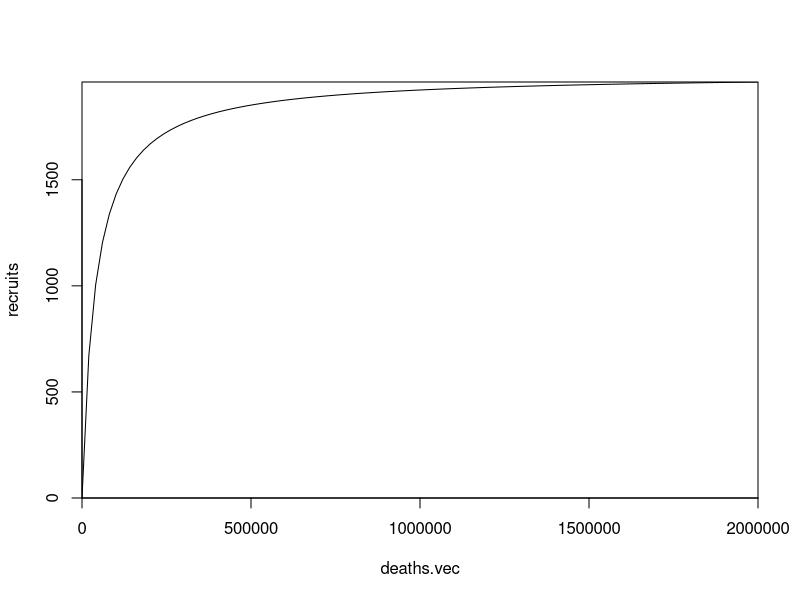
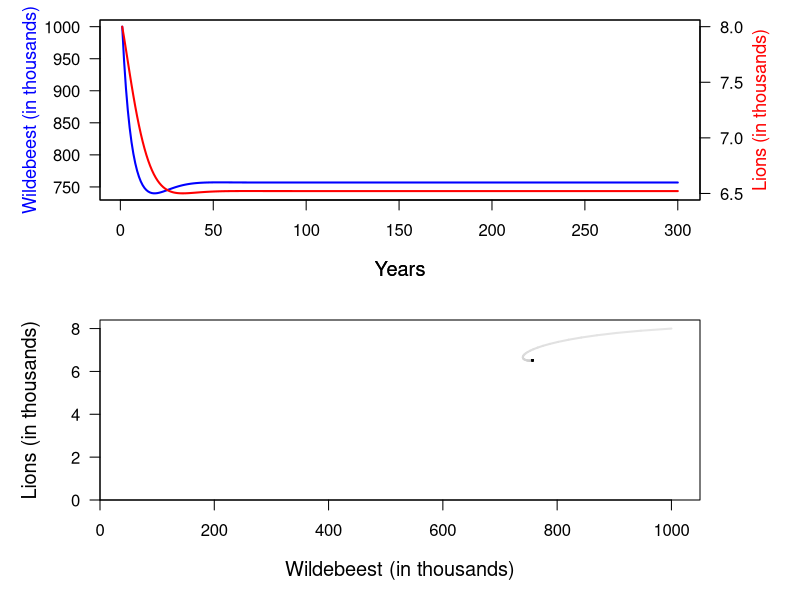

Here is the R script that generated these plots, in order:
#================================================================
#Lab 5 for FISH458: PART 3 predator self-limitation
#Building a predator-prey model in R
#Using the sliders in Rstudio to explore the effect of changing 
#model parameters.
#Written by Trevor A. Branch, tbranch@uw.edu
#based on earlier R code by Cole Monnahan
#Started on 29 April 2013
#================================================================

#shape of the predator self-limitation plot
self.limitation.plot <-  function(a=0.05,c=2000) {
   n <- 100
   deaths.vec <- seq(0,2000000,length.out=n)
   recruits <- vector(length=n)
   for (i in 1:n) {
      recruits[i] <- a*deaths.vec[i]/(1+a/c*deaths.vec[i])
   }
   plot(x=deaths.vec, y=recruits, type="l", xaxs="i", yaxs="i")
}
self.limitation.plot()


#predator prey with limitation on births
predator.prey <- function(wild0, wildK, lion0, killrate, assimil, nyears, 
                          wildr=0.2, lionsurv=0.8,  
                          arrow.length=0.0, maxbirths=2000) {
   #define variables to store the numbers of wildebeest and lions in each year
   N.wild <- vector(length=nyears)
   N.lions <- vector(length=nyears)
   
   #set the numbers of wildebeest and lions in the first year
   N.wild[1] <- wild0
   N.lions[1] <- lion0
   
   #calculate the number of wildebeest and lions in each year
   for (i in 1:(nyears-1)) {
      deaths <- N.wild[i]*(1-exp(-1*killrate*N.lions[i]))
      N.wild[i+1] <- N.wild[i]+wildr*N.wild[i]*(1-N.wild[i]/wildK)-deaths
      N.lions[i+1] <- lionsurv*N.lions[i]+ assimil*deaths/(1+assimil*deaths/maxbirths)
   }
   
   #make some space below and to the left for the axes, create a 2x1 plot area
   par(mfrow=c(2,1), oma=c(0,0,0,0), mar=c(5,5,1,5))
   
   #plot numbers by year
   plot(x=1:nyears, y=N.wild/1000, type="l", lwd=2, col="blue",
        ylab="", xlab="Years", cex.lab=1.2, las=1)
   par(new=T)  #plot on the same plot
   plot(x=1:nyears, y=N.lions/1000, type="l", lwd=2, col="red", yaxt="n", xaxt="n", 
        ylab="", xlab="Years", cex.lab=1.2)   #suppress axis
   axis(side=4, las=1)  #put another axis on the right for lions
   mtext(side=2, "Wildebeest (in thousands)", line=3, cex=1.1, col="blue")
   mtext(side=4, "Lions (in thousands)", line=2.5, cex=1.1, col="red")
   
   #phase plane, first create an empty plot with axes 5% bigger than the data and labels for the axes
   plot(x=1, y=1, type="n", xaxs="i", yaxs="i", las=1, 
        xlim=c(0,1.05*max(N.wild))/1000, ylim=c(0,1.05*max(N.lions))/1000, 
        ylab="Lions (in thousands)", xlab="Wildebeest (in thousands)", cex.lab=1.2)
   #plot a series of arrows getting darker with the years
   #to show arrows, make arrow.length=0.07
   arrows(x0=N.wild[-nyears]/1000, x1=N.wild[-1]/1000, y0=N.lions[-nyears]/1000, y1=N.lions[-1]/1000, lwd=2, 
               length=arrow.length, col=gray(0.9*(nyears:1)/nyears))
}
predator.prey(wild0=1000000, lion0=8000, wildr=0.2, wildK=1500000, lionsurv=0.8, 
              killrate=0.000016, assimil=0.05, nyears=300, arrow.length=0.0, maxbirths=2000)

# library(manipulate)
# manipulate(predator.prey(wild0, wildK, lion0, killrate, assimil, nyears), 
#            wild0=slider(100000, 2000000, initial=1000000), 
#            wildK=slider(1000000, 6000000, initial=1500000), 
#            lion0=slider(100, 10000, initial=8000),
#            killrate=slider(0.000005, 0.000035, initial=0.000016),
#            assimil=slider(0.01, 0.2, initial=0.05),
#            nyears=slider(10,1000, initial=300))